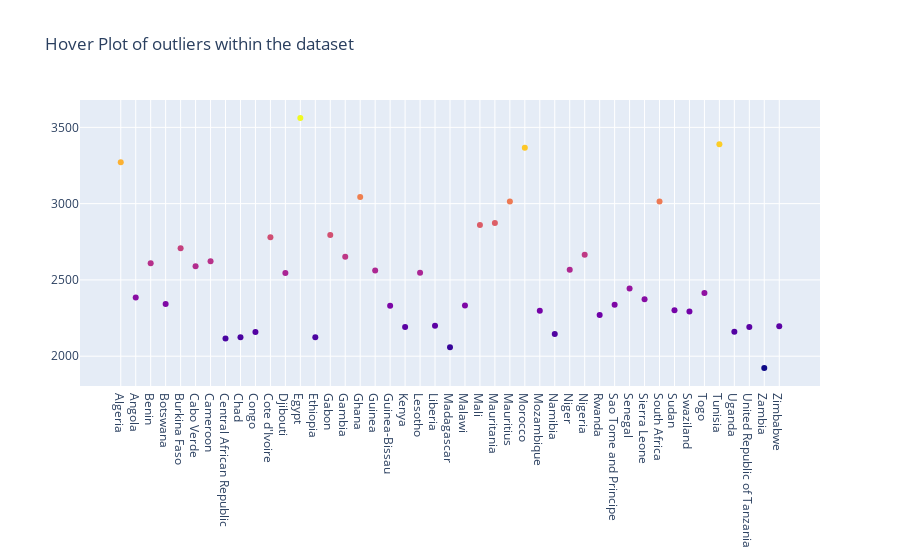

Notebook code for this chart:
### Code cell
data5 = supply_2012
fig = go.Figure(data=go.Scatter(y=data5["Value"],x=data5["Country"],
                               mode="markers",
                               marker_color=data5["Value"],
                               text=data5["Country"]))
fig.update_layout(title="Hover Plot of outliers within the dataset  ")
fig.show()

### Figure 1 — Plotly figure (JSON) as saved in the notebook; plotly's stock layout.template omitted (floating-point values rounded to 4 significant figures)
{"data": [{"marker": {"color": [3272, 2384, 2610, 2342, 2707, 2590, 2622, 2116, 2124, 2158, 2780, 2545, 3561, 2124, 2795, 2652, 3043, 2561, 2331, 2192, 2547, 2200, 2058, 2333, 2860, 2873, 3014, 3366, 2298, 2145, 2567, 2665, 2270, 2338, 2443, 2374, 3014, 2301, 2293, 2414, 3390, 2160, 2192, 1923, 2197]}, "mode": "markers", "text": ["Algeria", "Angola", "Benin", "Botswana", "Burkina Faso", "Cabo Verde", "Cameroon", "Central African Republic", "Chad", "Congo", "Cote d'Ivoire", "Djibouti", "Egypt", "Ethiopia", "Gabon", "Gambia", "Ghana", "Guinea", "Guinea-Bissau", "Kenya", "Lesotho", "Liberia", "Madagascar", "Malawi", "Mali", "Mauritania", "Mauritius", "Morocco", "Mozambique", "Namibia", "Niger", "Nigeria", "Rwanda", "Sao Tome and Principe", "Senegal", "Sierra Leone", "South Africa", "Sudan", "Swaziland", "Togo", "Tunisia", "Uganda", "United Republic of Tanzania", "Zambia", "Zimbabwe"], "type": "scatter", "x": ["Algeria", "Angola", "Benin", "Botswana", "Burkina Faso", "Cabo Verde", "Cameroon", "Central African Republic", "Chad", "Congo", "Cote d'Ivoire", "Djibouti", "Egypt", "Ethiopia", "Gabon", "Gambia", "Ghana", "Guinea", "Guinea-Bissau", "Kenya", "Lesotho", "Liberia", "Madagascar", "Malawi", "Mali", "Mauritania", "Mauritius", "Morocco", "Mozambique", "Namibia", "Niger", "Nigeria", "Rwanda", "Sao Tome and Principe", "Senegal", "Sierra Leone", "South Africa", "Sudan", "Swaziland", "Togo", "Tunisia", "Uganda", "United Republic of Tanzania", "Zambia", "Zimbabwe"], "y": [3272, 2384, 2610, 2342, 2707, 2590, 2622, 2116, 2124, 2158, 2780, 2545, 3561, 2124, 2795, 2652, 3043, 2561, 2331, 2192, 2547, 2200, 2058, 2333, 2860, 2873, 3014, 3366, 2298, 2145, 2567, 2665, 2270, 2338, 2443, 2374, 3014, 2301, 2293, 2414, 3390, 2160, 2192, 1923, 2197]}], "layout": {"title": {"text": "Hover Plot of outliers within the dataset  "}}}
